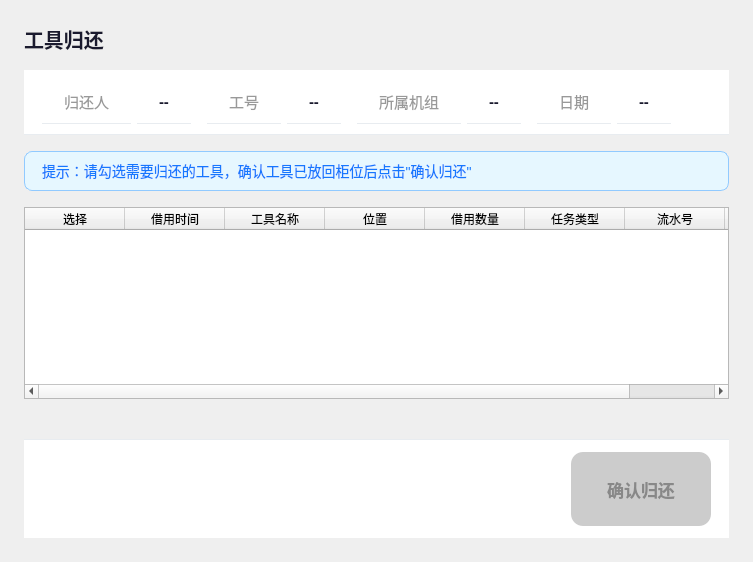
<?xml version="1.0" encoding="UTF-8"?>
<ui version="4.0">
 <class>ToolReturnPage</class>
 <widget class="QWidget" name="ToolReturnPage">
  <layout class="QVBoxLayout" name="mainLayout" stretch="0,0,0,1,0,0">
   <property name="spacing">
    <number>16</number>
   </property>
   <property name="leftMargin">
    <number>24</number>
   </property>
   <property name="topMargin">
    <number>24</number>
   </property>
   <property name="rightMargin">
    <number>24</number>
   </property>
   <property name="bottomMargin">
    <number>24</number>
   </property>
   <item>
    <widget class="QLabel" name="titleLabel">
     <property name="styleSheet">
      <string notr="true">font-size:20px;font-weight:700;color:#1a1a2e;</string>
     </property>
     <property name="text">
      <string>工具归还</string>
     </property>
    </widget>
   </item>
   <item>
    <widget class="QFrame" name="infoBar">
     <property name="styleSheet">
      <string notr="true">QFrame { background:white; border-bottom:1px solid #e8ecf0; padding:10px 18px; }</string>
     </property>
     <layout class="QHBoxLayout" name="infoBarLayout">
      <property name="spacing">
       <number>16</number>
      </property>
      <property name="leftMargin">
       <number>0</number>
      </property>
      <property name="topMargin">
       <number>0</number>
      </property>
      <property name="rightMargin">
       <number>0</number>
      </property>
      <property name="bottomMargin">
       <number>0</number>
      </property>
      <item>
       <widget class="QWidget" name="info1">
        <layout class="QHBoxLayout" name="info1Layout">
         <property name="spacing">
          <number>6</number>
         </property>
         <property name="leftMargin">
          <number>0</number>
         </property>
         <property name="topMargin">
          <number>0</number>
         </property>
         <property name="rightMargin">
          <number>0</number>
         </property>
         <property name="bottomMargin">
          <number>0</number>
         </property>
         <item>
          <widget class="QLabel" name="lblReturnee">
           <property name="styleSheet">
            <string notr="true">font-size:15px;color:#999;</string>
           </property>
           <property name="text">
            <string>归还人</string>
           </property>
          </widget>
         </item>
         <item>
          <widget class="QLabel" name="userNameLabel">
           <property name="styleSheet">
            <string notr="true">font-size:15px;color:#1a1a2e;font-weight:600;</string>
           </property>
           <property name="text">
            <string>--</string>
           </property>
           <property name="wordWrap">
            <bool>true</bool>
           </property>
          </widget>
         </item>
        </layout>
       </widget>
      </item>
      <item>
       <widget class="QWidget" name="info2">
        <layout class="QHBoxLayout" name="info2Layout">
         <property name="spacing">
          <number>6</number>
         </property>
         <property name="leftMargin">
          <number>0</number>
         </property>
         <property name="topMargin">
          <number>0</number>
         </property>
         <property name="rightMargin">
          <number>0</number>
         </property>
         <property name="bottomMargin">
          <number>0</number>
         </property>
         <item>
          <widget class="QLabel" name="lblWorkNo">
           <property name="styleSheet">
            <string notr="true">font-size:15px;color:#999;</string>
           </property>
           <property name="text">
            <string>工号</string>
           </property>
          </widget>
         </item>
         <item>
          <widget class="QLabel" name="workNoLabel">
           <property name="styleSheet">
            <string notr="true">font-size:15px;color:#1a1a2e;font-weight:600;</string>
           </property>
           <property name="text">
            <string>--</string>
           </property>
           <property name="wordWrap">
            <bool>true</bool>
           </property>
          </widget>
         </item>
        </layout>
       </widget>
      </item>
      <item>
       <widget class="QWidget" name="info3">
        <layout class="QHBoxLayout" name="info3Layout">
         <property name="spacing">
          <number>6</number>
         </property>
         <property name="leftMargin">
          <number>0</number>
         </property>
         <property name="topMargin">
          <number>0</number>
         </property>
         <property name="rightMargin">
          <number>0</number>
         </property>
         <property name="bottomMargin">
          <number>0</number>
         </property>
         <item>
          <widget class="QLabel" name="lblDept">
           <property name="styleSheet">
            <string notr="true">font-size:15px;color:#999;</string>
           </property>
           <property name="text">
            <string>所属机组</string>
           </property>
          </widget>
         </item>
         <item>
          <widget class="QLabel" name="deptLabel">
           <property name="styleSheet">
            <string notr="true">font-size:15px;color:#1a1a2e;font-weight:600;</string>
           </property>
           <property name="text">
            <string>--</string>
           </property>
           <property name="wordWrap">
            <bool>true</bool>
           </property>
          </widget>
         </item>
        </layout>
       </widget>
      </item>
      <item>
       <widget class="QWidget" name="info4">
        <layout class="QHBoxLayout" name="info4Layout">
         <property name="spacing">
          <number>6</number>
         </property>
         <property name="leftMargin">
          <number>0</number>
         </property>
         <property name="topMargin">
          <number>0</number>
         </property>
         <property name="rightMargin">
          <number>0</number>
         </property>
         <property name="bottomMargin">
          <number>0</number>
         </property>
         <item>
          <widget class="QLabel" name="lblDate">
           <property name="styleSheet">
            <string notr="true">font-size:15px;color:#999;</string>
           </property>
           <property name="text">
            <string>日期</string>
           </property>
          </widget>
         </item>
         <item>
          <widget class="QLabel" name="dateLabel">
           <property name="styleSheet">
            <string notr="true">font-size:15px;color:#1a1a2e;font-weight:600;</string>
           </property>
           <property name="text">
            <string>--</string>
           </property>
          </widget>
         </item>
        </layout>
       </widget>
      </item>
      <item>
       <spacer name="infoBarSpacer">
        <property name="orientation">
         <enum>Qt::Horizontal</enum>
        </property>
        <property name="sizeHint" stdset="0">
         <size>
          <width>40</width>
          <height>20</height>
         </size>
        </property>
       </spacer>
      </item>
     </layout>
    </widget>
   </item>
   <item>
    <widget class="QLabel" name="warningLabel">
     <property name="styleSheet">
      <string notr="true">QLabel{ background:#e6f7ff; border:1px solid #91caff; border-radius:8px; font-size:14px; color:#1677ff; padding:8px 14px; }</string>
     </property>
     <property name="text">
      <string>提示：请勾选需要归还的工具，确认工具已放回柜位后点击"确认归还"</string>
     </property>
     <property name="wordWrap">
      <bool>true</bool>
     </property>
    </widget>
   </item>
   <item>
    <widget class="QTableWidget" name="table">
     <property name="selectionMode">
      <enum>QAbstractItemView::SingleSelection</enum>
     </property>
     <property name="selectionBehavior">
      <enum>QAbstractItemView::SelectRows</enum>
     </property>
     <property name="editTriggers">
      <set>QAbstractItemView::NoEditTriggers</set>
     </property>
     <attribute name="verticalHeaderVisible">
      <bool>false</bool>
     </attribute>
     <attribute name="horizontalHeaderStretchLastSection">
      <bool>false</bool>
     </attribute>
     <column>
      <property name="text">
       <string>选择</string>
      </property>
     </column>
     <column>
      <property name="text">
       <string>借用时间</string>
      </property>
     </column>
     <column>
      <property name="text">
       <string>工具名称</string>
      </property>
     </column>
     <column>
      <property name="text">
       <string>位置</string>
      </property>
     </column>
     <column>
      <property name="text">
       <string>借用数量</string>
      </property>
     </column>
     <column>
      <property name="text">
       <string>任务类型</string>
      </property>
     </column>
     <column>
      <property name="text">
       <string>流水号</string>
      </property>
     </column>
     <column>
      <property name="text">
       <string>状态</string>
      </property>
     </column>
    </widget>
   </item>
   <item>
    <layout class="QHBoxLayout" name="pageRow">
     <property name="spacing">
      <number>6</number>
     </property>
     <property name="leftMargin">
      <number>0</number>
     </property>
     <property name="topMargin">
      <number>8</number>
     </property>
     <property name="rightMargin">
      <number>0</number>
     </property>
     <property name="bottomMargin">
      <number>0</number>
     </property>
       <item>
      <widget class="PaginationBar" name="paginationBar"/>
     </item>
   </layout>
   </item>
   <item>
    <widget class="QFrame" name="bottomBar">
     <property name="styleSheet">
      <string notr="true">QFrame { background:white; border-top:1px solid #e8ecf0; padding:12px 18px; }</string>
     </property>
     <layout class="QHBoxLayout" name="bottomLayout">
      <property name="spacing">
       <number>16</number>
      </property>
      <property name="leftMargin">
       <number>0</number>
      </property>
      <property name="topMargin">
       <number>0</number>
      </property>
      <property name="rightMargin">
       <number>0</number>
      </property>
      <property name="bottomMargin">
       <number>0</number>
      </property>
      <item>
       <spacer name="bottomSpacer">
        <property name="orientation">
         <enum>Qt::Horizontal</enum>
        </property>
        <property name="sizeHint" stdset="0">
         <size>
          <width>40</width>
          <height>20</height>
         </size>
        </property>
       </spacer>
      </item>
      <item>
       <widget class="QPushButton" name="selectAllBtn">
        <property name="enabled">
         <bool>false</bool>
        </property>
        <property name="cursor">
         <cursorShape>PointingHandCursor</cursorShape>
        </property>
        <property name="styleSheet">
         <string notr="true">QPushButton{ background:#4da3ff;color:white;border:none;border-radius:12px;
padding:12px 36px;font-size:17px;font-weight:600;min-height:50px;}
QPushButton:hover{background:#3d8ae0;}
QPushButton:pressed{background:#2e7ad6;}
QPushButton:disabled{background:#cccccc;color:#888888;}</string>
        </property>
        <property name="text">
         <string>确认归还</string>
        </property>
       </widget>
      </item>
     </layout>
    </widget>
   </item>
  </layout>
 </widget>
 <customwidgets>
  <customwidget>
   <class>PaginationBar</class>
   <extends>QWidget</extends>
   <header>components/PaginationBar.h</header>
  </customwidget>
 </customwidgets>
 <resources/>
 <connections/>
</ui>
